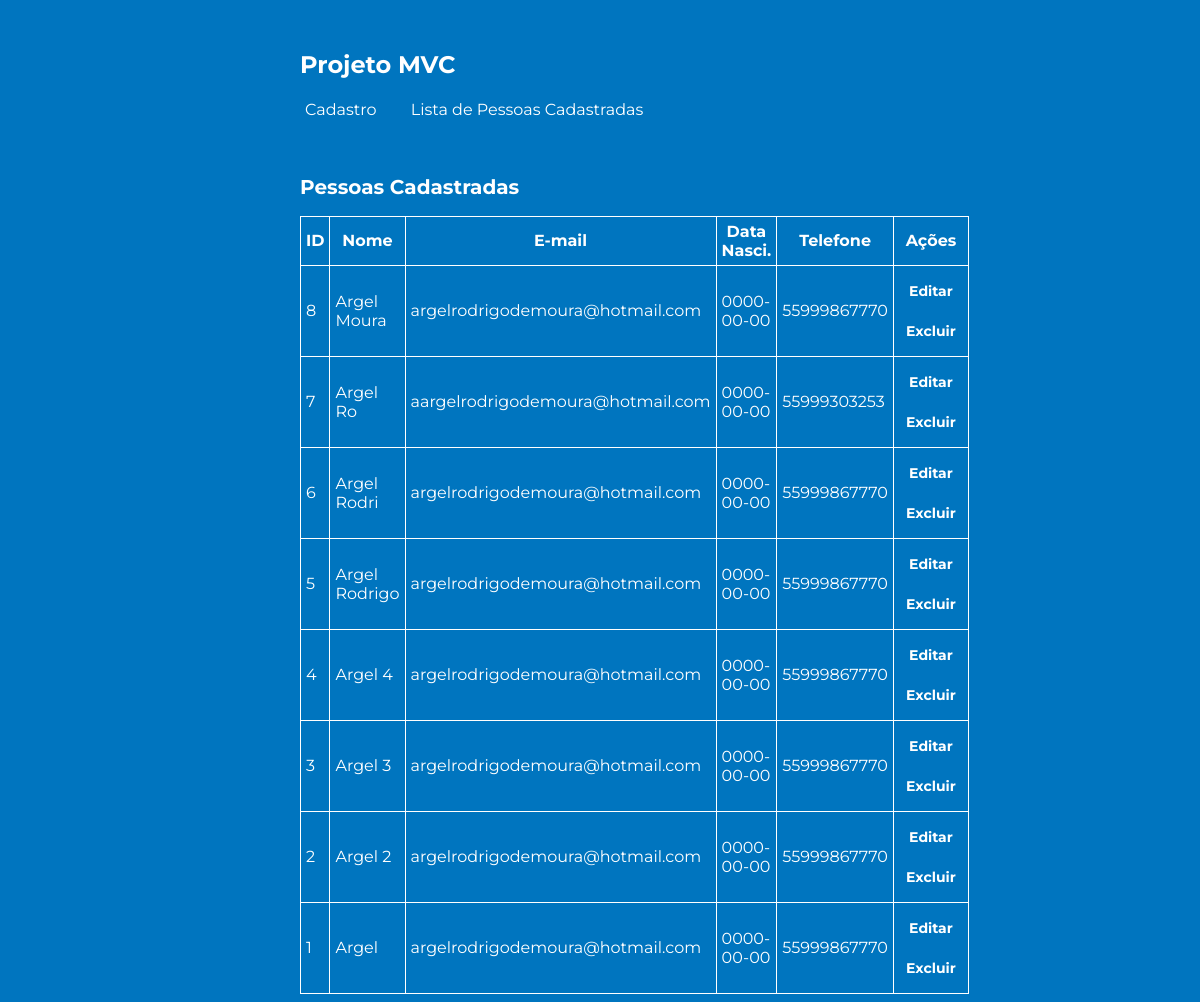
The page /lista.php on the database its author committed.
### tables this page shows
CREATE TABLE `pessoas` (
  `id` int(11) NOT NULL,
  `nome` varchar(50) NOT NULL,
  `email` varchar(50) DEFAULT NULL,
  `datanascimento` date NOT NULL,
  `telefone` varchar(20) NOT NULL
);

### Conexao.php (called while the page is built, shortened)
<?php
class Conexao {
	public static $instance;
	public static function getInstance() {
		if (!isset(self::$instance)) {
			self::$instance = new PDO('mysql:host=localhost;dbname=projeto-mvc', 'root', '');
			self::$instance->setAttribute(PDO::ATTR_ERRMODE, PDO::ERRMODE_EXCEPTION);
			self::$instance->setAttribute(PDO::ATTR_ORACLE_NULLS, PDO::NULL_EMPTY_STRING);
		}
		return self::$instance;
	}
}
?>

### PessoaDAO.php (called while the page is built, shortened)
<?php
require_once('Conexao.php');
class PessoaDAO
{
    private $tabela = 'pessoas';
    public function getLista($inicio = 0, $qnt = 9999)
    {
        try {
            $this->sql = 'SELECT * FROM ' . $this->tabela . " ORDER BY id DESC LIMIT $inicio, $qnt";
            $rs = Conexao::getInstance()->prepare($this->sql);
            $rs->execute();
            return $rs;
        } catch (Exception $e) {
            return $e->getMessage();
        }
    }
}

### lista.php (the view, shortened to what this page needs)
<?php
    require_once ('MVC/dao/PessoaDAO.php');
    $pessoaDao = new PessoaDAO();
    $lista = $pessoaDao->getLista(0, 999);
?>
<!DOCTYPE html>
<html lang="pt-br">
<head>
    <link rel="stylesheet" href="src/exemplo.css">
</head>
<body>
<div class="wrapper">
           <h1>Projeto MVC</h1>
           <Div class="menu">
               <a href="index.php">Cadastro</a>
               <a href="lista.php">Lista de Pessoas Cadastradas</a>
           </Div>
               <h2>Pessoas Cadastradas</h2>
                    <table>
                        <tr>
                            <th>ID</th>
                            <th>Nome</th>
                            <th>E-mail</th>
                            <th>Data Nasci.</th>
                            <th>Telefone</th>
                            <th>Ações</th>
                        </tr>
                        <?php while ($linha = $lista->fetch(PDO::FETCH_ASSOC)){ ?>
                            <tr>
                                <td><?php echo $linha['id'] ?></td>
                                <td><?php echo $linha['nome'] ?></td>
                                <td><?php echo $linha['email'] ?></td>
                                <td><?php echo $linha['datanascimento'] ?></td>
                                <td><?php echo $linha['telefone'] ?></td>
                                <td class="actions">
                                    <button class="update">
                                        <a href="index.php?id=<?php echo $linha['id'] ?>" >
                                            Editar
                                        </a>
                                    </button>
                                    <button data-id="<?php echo $linha['id'] ?>" class="delete">
                                    Excluir
                                    </button>
                                </td>
                            </tr>
                            <?php } ?>
                    </table>
</div>
</body>
</html>

### exemplo.css (style rules this page uses)
body { color: #fff; background-color: #0075bf; font-family: 'Montserrat', sans-serif; }
body .wrapper { width: 600px; margin: auto; }
body table { border-collapse: collapse; }
body table tr td, body table tr th { border: 1px solid #fff; padding: 5px; }
h1 { margin-top: 50px; font-size: 24px; font-weight: 700; }
h2 { margin-top: 50px; font-size: 20px; }
div.menu { margin-bottom: 30px; }
div.menu a { color: #fff; margin-right: 20px; height: 20px; padding: 5px; display: inline-block; transition: .3s ease; text-decoration: none; }
table button { font-family: 'Montserrat'; width: 64px; height: 40px; border: none; color: #fff; background-color: transparent; transition: .3s ease; cursor: pointer; font-weight: 700; font-size: 14px; text-decoration: none; }
table button a { color: inherit; text-decoration: none; }

### rows shown on the page
pessoas: id "8", nome "Argel Moura", email "argelrodrigodemoura@hotmail.com", datanascimento "0000-00-00", telefone "55999867770"
pessoas: id "7", nome "Argel Ro", email "aargelrodrigodemoura@hotmail.com", datanascimento "0000-00-00", telefone "55999303253"
pessoas: id "6", nome "Argel Rodri", email "argelrodrigodemoura@hotmail.com", datanascimento "0000-00-00", telefone "55999867770"
pessoas: id "5", nome "Argel Rodrigo", email "argelrodrigodemoura@hotmail.com", datanascimento "0000-00-00", telefone "55999867770"
pessoas: id "4", nome "Argel 4", email "argelrodrigodemoura@hotmail.com", datanascimento "0000-00-00", telefone "55999867770"
pessoas: id "3", nome "Argel 3", email "argelrodrigodemoura@hotmail.com", datanascimento "0000-00-00", telefone "55999867770"
pessoas: id "2", nome "Argel 2", email "argelrodrigodemoura@hotmail.com", datanascimento "0000-00-00", telefone "55999867770"
pessoas: id "1", nome "Argel", email "argelrodrigodemoura@hotmail.com", datanascimento "0000-00-00", telefone "55999867770"
